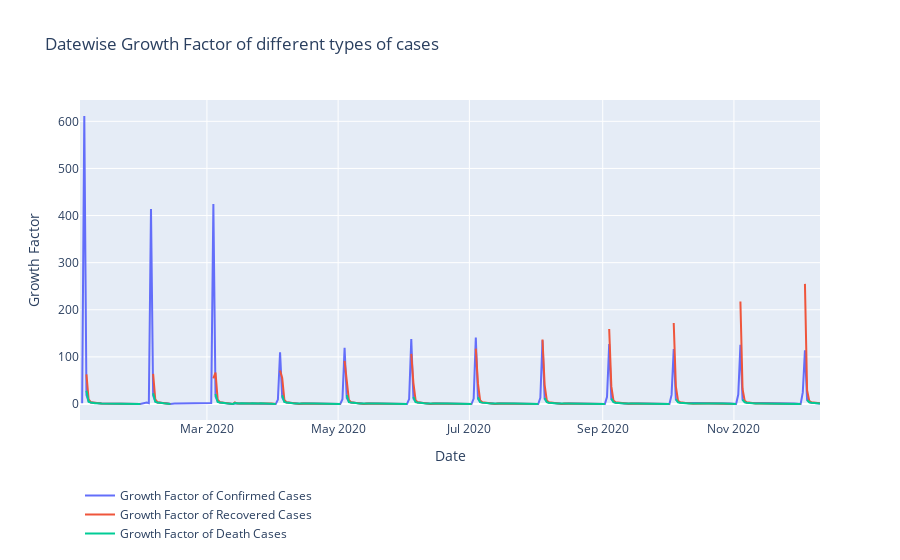

Source (notebook cell):
### Markdown cell above
<h4>Growth factor is the factor by which a quantity multiplies itself over time. </h4>
<h4>Formula: Every day's new (Confirmed,Recovered,Deaths) / new (Confirmed,Recovered,Deaths) on the previous day.<br>

A growth factor above 1 indicates an increase correspoding cases.<br>

A growth factor above 1 but trending downward is a positive sign, whereas a growth factor constantly above 1 is the sign of exponential growth.<br>

A growth factor constant at 1 indicates there is no change in any kind of cases.</h4><br>

### Code cell
# Growth Factor
print("Average growth factor of number of Confirmed Cases: ",(datewise["Confirmed"]/datewise["Confirmed"].shift()).mean())
print("Median growth factor of number of Confirmed Cases: ",(datewise["Confirmed"]/datewise["Confirmed"].shift()).median())
print("Average growth factor of number of Recovered Cases: ",(datewise["Cured"]/datewise["Cured"].shift()).mean())
print("Median growth factor of number of Recovered Cases: ",(datewise["Cured"]/datewise["Cured"].shift()).median())
print("Average growth factor of number of Death Cases: ",(datewise["Deaths"]/datewise["Deaths"].shift()).mean())
print("Median growth factor of number of Death Cases: ",(datewise["Deaths"]/datewise["Deaths"].shift()).median())

fig=go.Figure()
fig.add_trace(go.Scatter(x=datewise.index, y=datewise["Confirmed"]/datewise["Confirmed"].shift(),
                    mode='lines',
                    name='Growth Factor of Confirmed Cases'))
fig.add_trace(go.Scatter(x=datewise.index, y=datewise["Cured"]/datewise["Cured"].shift(),
                    mode='lines',
                    name='Growth Factor of Recovered Cases'))
fig.add_trace(go.Scatter(x=datewise.index, y=datewise["Deaths"]/datewise["Deaths"].shift(),
                    mode='lines',
                    name='Growth Factor of Death Cases'))
fig.update_layout(title="Datewise Growth Factor of different types of cases",
                 xaxis_title="Date",yaxis_title="Growth Factor",
                 legend=dict(x=0,y=-0.4,traceorder="normal"))
fig.show()

### Figure 1 — Plotly figure (JSON) as saved in the notebook; plotly's stock layout.template omitted (floating-point values rounded to 4 significant figures; data arrays with more than 128 entries replaced by an {"elided": "..."} marker saying what was removed)
{"data": [{"mode": "lines", "name": "Growth Factor of Confirmed Cases", "type": "scatter", "x": {"elided": "315 str values"}, "y": {"elided": "315 float values"}}, {"mode": "lines", "name": "Growth Factor of Recovered Cases", "type": "scatter", "x": {"elided": "315 str values"}, "y": {"elided": "315 float values"}}, {"mode": "lines", "name": "Growth Factor of Death Cases", "type": "scatter", "x": {"elided": "315 str values"}, "y": {"elided": "315 float values"}}], "layout": {"legend": {"traceorder": "normal", "x": 0, "y": -0.4}, "title": {"text": "Datewise Growth Factor of different types of cases"}, "xaxis": {"title": {"text": "Date"}}, "yaxis": {"title": {"text": "Growth Factor"}}}}
